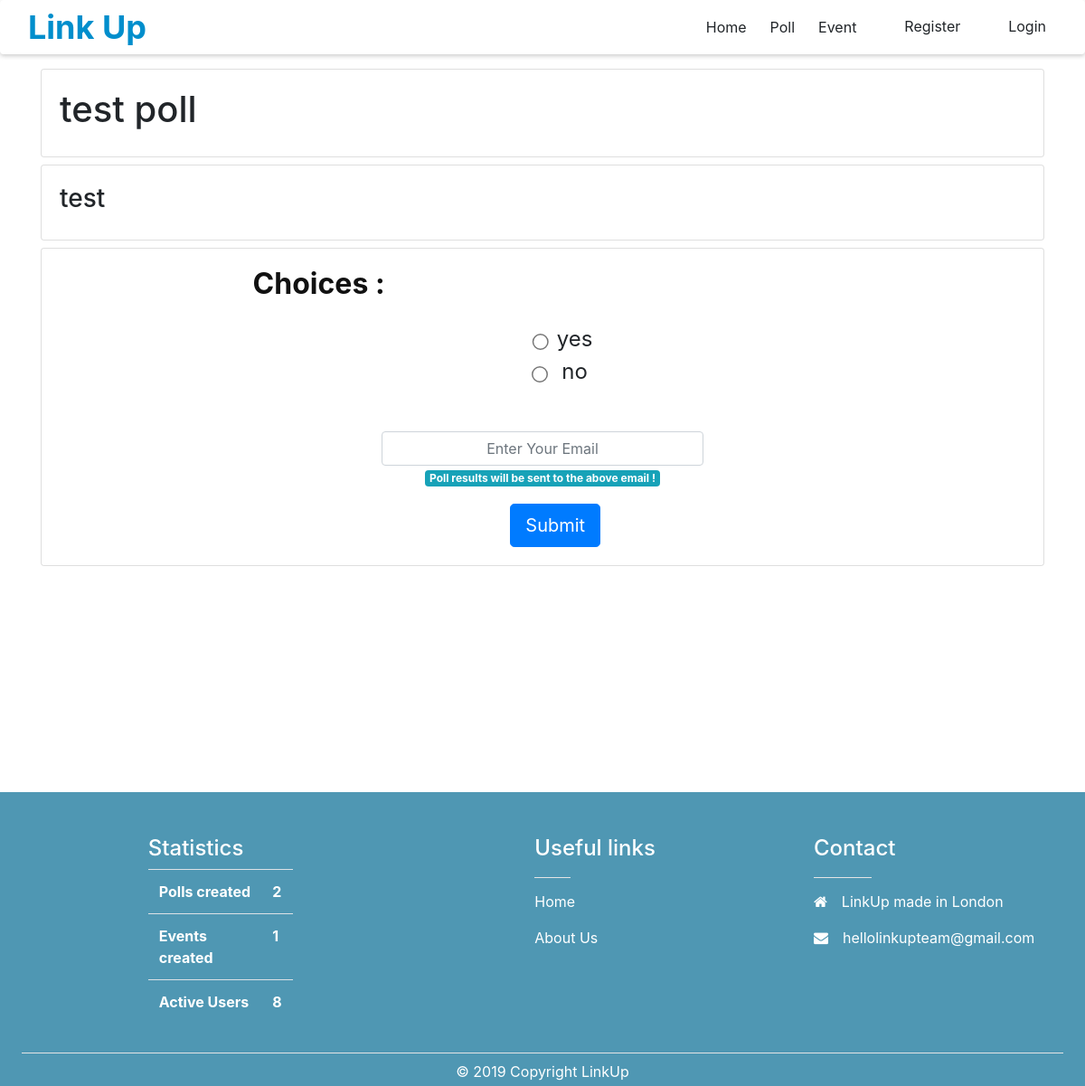
The app's page /poll/14/ with its own data.
### linkup/models.py (models this page shows, shortened)
class Poll(models.Model):
    title = models.CharField(max_length=255)
    description = models.TextField()
    multi_choices = models.BooleanField()
    created_at = models.DateTimeField(auto_now_add=True)
    updated_at = models.DateTimeField(auto_now=True)
    creator = models.ForeignKey(User, null=True,blank=True, on_delete=models.CASCADE)
    privacy = models.IntegerField(choices=privacy_choices, default=PrivacyChoices.PUBLIC)
    state = models.IntegerField(choices=state_choices, default=StateChoices.OPENED)
    invited_users = models.ManyToManyField(User, blank=True, related_name='invited_polls')
    class Meta:
        ordering = ['-created_at']

class PollChoice(models.Model):
    content = models.CharField(max_length=255)
    poll = models.ForeignKey(Poll, on_delete=models.CASCADE)

### linkup/views.py (the view)
# urls.py: path('poll/<int:pk>/', views.poll_detail, name='poll_detail'),
def poll_detail(request, pk=None):
    poll = get_object_or_404(Poll, pk=pk)
    if poll.privacy == PrivacyChoices.PRIVATE:
        if (request.user in poll.invited_users.all()) or (request.user == poll.creator):
            if poll.state == StateChoices.OPENED:
                template = loader.get_template('poll_detail/opened.html')
                context = {'poll': poll}
                if request.user.is_authenticated:
                    a = UserPollChoice.objects.filter(poll=poll,creator=request.user).all()
                    mychoices = []
                    for i in a:
                        for j in i.choices.all():
                            mychoices.append(j)
                    context = {
                        'poll': poll,
                        'mychoices': mychoices
                    }
                context.update(return_statistics())
                return HttpResponse(template.render(context, request))
            else:
                template = loader.get_template('poll_detail/close.html')
                poll_choices = []
                items = PollChoice.objects.filter(poll=poll)
                for item in items:
                    choice = {"option":item.content, "users":[], "count":0}
                    k = 0
                    c =  UserPollChoice.objects.filter(poll=poll,choices=item)
                    for i in c:
                        if i.get_full_name():
                            choice["users"].append(i.get_full_name())
                        else:
                            k =k + 1
                    choice["count"] = len(choice["users"])
                    if k >0:
                        choice["users"].append("Anonymous x"+str(k))
                        choice["count"] = k + len(choice["users"])-1
                    poll_choices.append(choice)
                    best_option = max(x['count'] for x in poll_choices)
                context = {
                    'poll': poll,
                    'choices':poll_choices,
                    'best_option':best_option,
                }
                context.update(return_statistics())
                return HttpResponse(template.render(context, request))
        else:
            messages.warning(request, 'This is a private poll and you are not invited !')
            from django.urls import resolve
            current_url = request.resolver_match.func.__name__
            redirect_to = request.META.get('HTTP_REFERER')
            return HttpResponseRedirect(redirect_to)
    elif poll.privacy == PrivacyChoices.PUBLIC:
        if poll.state == StateChoices.ClOSE:
            template = loader.get_template('poll_detail/close.html')
            poll_choices = []
            items = PollChoice.objects.filter(poll=poll)
            for item in items:
                choice = {"option":item.content, "users":[], "count":0}
                k = 0
                c =  UserPollChoice.objects.filter(poll=poll,choices=item)
                for i in c:
                    if i.get_full_name():
                        choice["users"].append(i.get_full_name())
                    else:
                        k =k + 1
                choice["count"] = len(choice["users"])
                if k >0:
                    choice["users"].append("Anonymous x"+str(k))
                    choice["count"] = k + len(choice["users"])-1
                poll_choices.append(choice)
                best_option = max(x['count'] for x in poll_choices)
            context = {
                'poll': poll,
                'choices':poll_choices,
                'best_option':best_option,
            }
            context.update(return_statistics())
            return HttpResponse(template.render(context, request))
        elif poll.state == StateChoices.OPENED:
            template = loader.get_template('poll_detail/opened.html')
            if request.user.is_authenticated:
                a = UserPollChoice.objects.filter(poll=poll,creator=request.user).all()
                mychoices = []
                for i in a:
                    for j in i.choices.all():
                        mychoices.append(j)
                context = {
                    'poll': poll,
                    'mychoices': mychoices
                }
                context.update(return_statistics())
                return HttpResponse(template.render(context, request))
            else:
                context = {
                    'poll': poll,
                }
                context.update(return_statistics())
                return HttpResponse(template.render(context, request))

### linkup/views.py (called while the page is built)
def return_statistics():
    polls_count = Poll.objects.count()
    events_count = Event.objects.count()
    users_count = User.objects.count()
    return {
        'polls_count': polls_count,
        'events_count': events_count,
        'users_count': users_count
    }

### linkup/templates/poll_detail/opened.html (shortened to what this page needs)
{% extends 'template.html' %}
{% block content %}
    <div class="card mt-3">
        <div class="card-body">
            <div class="row">
                <div class="col-11">
                    <h1>{{ poll.title }}</h1>
                 </div>
            </div>
        </div>
    </div>
    <div class="card mt-2">
        <div class="card-body">
            <h3>{{ poll.description }}</h3>
        </div>
    </div>
    <div class="card mt-2 mb-4">
        <div class="card-body">
            <h2 style="margin-left: 20%; color: #111111;" class="font-weight-bold mb-4">Choices :</h2>
            <div style="margin-left: 33.3%;margin-right: 33.3%;">
                <form action="{% url 'poll_submit' %}" method="post">
                    {% if not poll.multi_choices %}
                        <div class="form-group text-center mt-1">
                            {% for choice in poll.pollchoice_set.all %}
                                <div class="form-check ml-3">
                                    <label class="form-check-label "
                                           style="font-size: 1.5rem;">
                                            <input type="radio" value="{{ choice.pk }}" class="form-check-input"
                                           name="choice" style="zoom: 1.5;margin-top: 8px;">
                                            <div style='padding-left: 35px;' >{{ choice.content }}</div>
                                           </label>
                                </div>
                            {% endfor %}
                        </div>
                    {% endif %}
                    {% if request.user.is_authenticated %}
                    {% else %}
                     <input type="text" class="form-control mt-5 text-center" name="email" placeholder="Enter Your Email">
                     <div class="text-center"><span class="badge badge-info">Poll results will be sent to the above email !</span></div>
                     {% endif %}
                    {% if mychoices %}
                    {% else %}
                <button type="submit" class="btn btn-primary btn-lg text-center " style="margin-left: 40%;margin-top: 5%;">Submit
                    </button>
                    {% endif %}
                </form>
                </div>
            </div>
        </div>
    </div>
{% endblock %}

### records on screen
Poll: title "test poll", description "test"
PollChoice: content "yes"
PollChoice: content "no"

### other values on screen
{{ polls_count }} "2"
{{ events_count }} "1"
{{ users_count }} "8"
